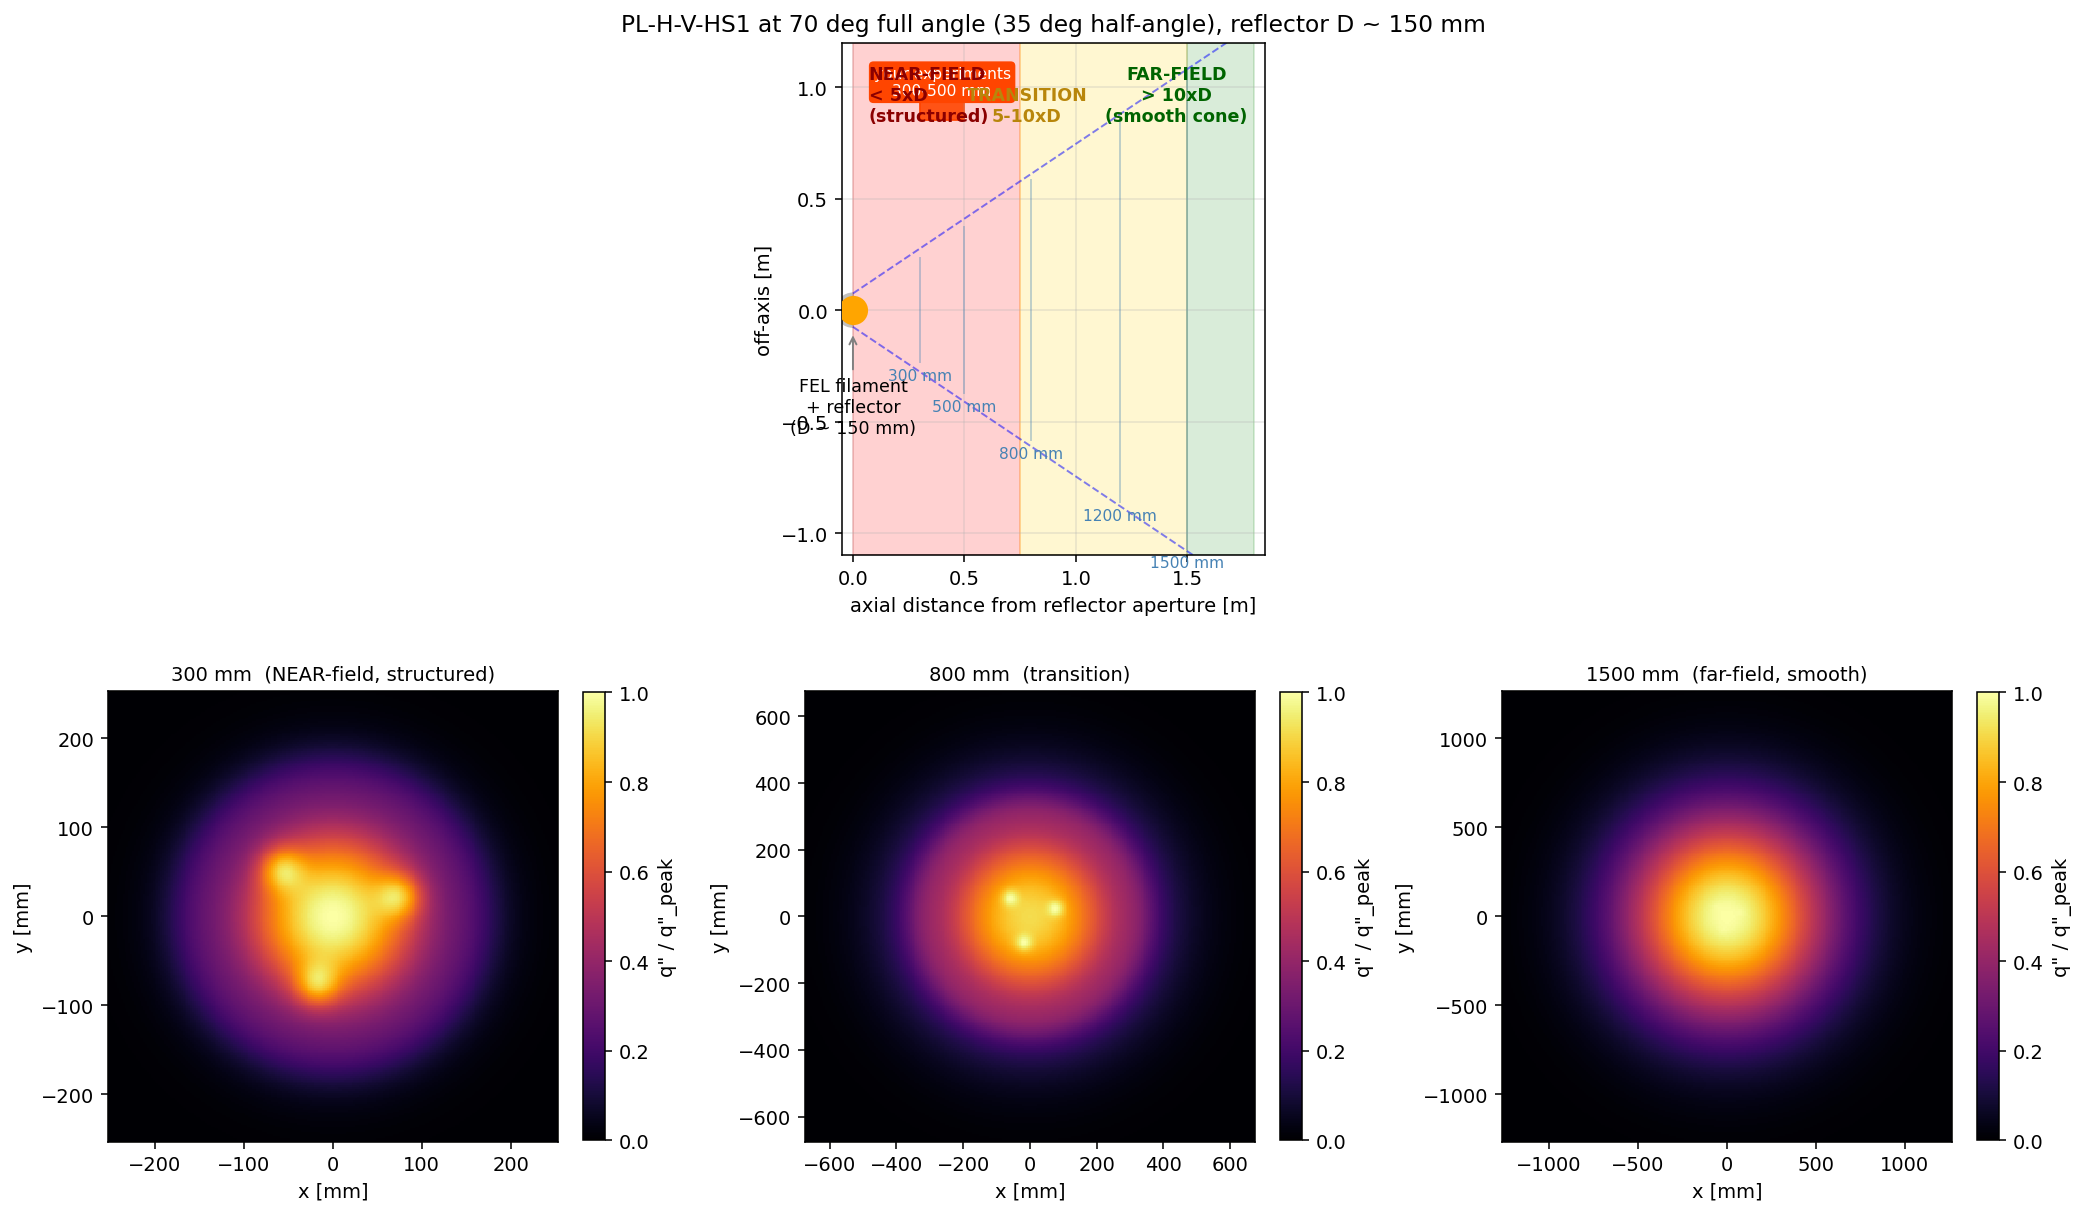

Reproduce this figure in Python.
"""
Near/far-field beam-geometry explainer for the PL-H-V-HS1 at 70°.

Produces a six-panel figure illustrating:
  A) side-view schematic with near-/transition/far-field zones
  B-D) 2D normalised intensity at 300 mm, 800 mm, 1500 mm
  E) 1D normalised profile comparison across distances
  F) peak flux x distance squared (should be flat in far-field)
"""

import numpy as np
import matplotlib.pyplot as plt
from matplotlib.patches import Wedge

D_APERT = 0.15
HALF_ANGLE_70 = np.deg2rad(35)

def reflector_beam(distance, n=240):
    """Stylised q''(x,y) for a non-crossover reflector lamp.
    Far-field -> 2D Gaussian. Near-field -> Gaussian * (1 + ring + asymmetric hot spots),
    structure amplitude decays as exp(-(d/5D)^2)."""
    field = max(2 * distance * np.tan(HALF_ANGLE_70) * 1.2, 0.3)
    x = np.linspace(-field/2, field/2, n)
    X, Y = np.meshgrid(x, x)
    R = np.sqrt(X**2 + Y**2)
    w = distance * np.tan(HALF_ANGLE_70) * 0.55
    envelope = np.exp(-(R/w)**2)
    nf = np.exp(-(distance / (5*D_APERT))**2)   # near-field weighting
    ring_r = D_APERT/2 + distance * np.tan(np.deg2rad(18))
    ring_w = 0.025 + distance*0.04
    ring = np.exp(-((R - ring_r)/ring_w)**2)
    asym = np.zeros_like(R)
    for k in range(3):
        a = k * 2*np.pi/3 + 0.3
        cx, cy = 0.55*D_APERT*np.cos(a), 0.55*D_APERT*np.sin(a)
        asym += np.exp(-((X-cx)**2 + (Y-cy)**2)/(0.025**2))
    structure = 0.75*ring + 0.55*asym
    I = envelope * (1 + nf * structure)
    return X, Y, I / distance**2, field

fig = plt.figure(figsize=(15, 9))

# ---- A: schematic ----
axA = plt.subplot2grid((2, 3), (0, 0), colspan=3)
axA.add_patch(Wedge((0, 0), D_APERT/2, 90, 270, width=0.02, color='silver'))
axA.plot(0, 0, 'o', color='orange', markersize=14, zorder=10)
axA.annotate('FEL filament\n+ reflector\n(D ~ 150 mm)', xy=(0, -D_APERT/2-0.02),
             xytext=(0, -0.55), ha='center', fontsize=9,
             arrowprops=dict(arrowstyle='->', color='gray'))

# zones
axA.axvspan(0, 5*D_APERT, alpha=0.18, color='red')
axA.axvspan(5*D_APERT, 10*D_APERT, alpha=0.18, color='gold')
axA.axvspan(10*D_APERT, 1.8, alpha=0.15, color='green')

# user's range highlighted on top
axA.axvspan(0.3, 0.5, ymin=0.85, ymax=0.95, color='orangered', alpha=0.9)
axA.text(0.4, 0.95, 'your experiments\n300-500 mm', color='white',
         ha='center', va='bottom', fontsize=8,
         bbox=dict(boxstyle='round', facecolor='orangered', edgecolor='none'))

# beam cone
for sign in [1, -1]:
    axA.plot([0, 1.8], [sign*D_APERT/2, sign*(1.8*np.tan(HALF_ANGLE_70) + D_APERT/2*0.3)],
             'b--', alpha=0.5, lw=1)

# example distance lines and beam diameter labels
for d in [0.3, 0.5, 0.8, 1.2, 1.5]:
    r = d * np.tan(HALF_ANGLE_70) + D_APERT/2*0.3
    axA.plot([d, d], [-r, r], color='steelblue', alpha=0.35, lw=1)
    axA.text(d, -r - 0.08, f'{int(d*1000)} mm', ha='center', fontsize=8, color='steelblue')

axA.text(0.07, 0.85, 'NEAR-FIELD\n< 5xD\n(structured)', color='darkred',
         fontsize=9, ha='left', weight='bold')
axA.text(0.78, 0.85, 'TRANSITION\n5-10xD', color='darkgoldenrod',
         fontsize=9, ha='center', weight='bold')
axA.text(1.45, 0.85, 'FAR-FIELD\n> 10xD\n(smooth cone)', color='darkgreen',
         fontsize=9, ha='center', weight='bold')

axA.set_xlim(-0.05, 1.85)
axA.set_ylim(-1.1, 1.2)
axA.set_xlabel('axial distance from reflector aperture [m]')
axA.set_ylabel('off-axis [m]')
axA.set_title('PL-H-V-HS1 at 70 deg full angle (35 deg half-angle), reflector D ~ 150 mm')
axA.grid(alpha=0.3)
axA.set_aspect('equal')

# ---- B,C,D: 2D maps ----
for i, d in enumerate([0.3, 0.8, 1.5]):
    ax = plt.subplot2grid((2, 3), (1, i))
    X, Y, I, _ = reflector_beam(d)
    Inorm = I / I.max()
    im = ax.pcolormesh(X*1000, Y*1000, Inorm, cmap='inferno',
                       shading='auto', vmin=0, vmax=1)
    ax.set_aspect('equal')
    label = {0.3: '300 mm  (NEAR-field, structured)',
             0.8: '800 mm  (transition)',
             1.5: '1500 mm  (far-field, smooth)'}[d]
    ax.set_title(label, fontsize=10)
    ax.set_xlabel('x [mm]')
    ax.set_ylabel('y [mm]')
    plt.colorbar(im, ax=ax, label='q\" / q\"_peak', fraction=0.045)

plt.tight_layout()
plt.savefig('near_far_field_explainer.png', dpi=140, bbox_inches='tight')

# === Second figure: 1D profiles & peak-vs-distance ===
fig2, (ax1, ax2) = plt.subplots(1, 2, figsize=(13, 4.5))

ds_profile = [0.3, 0.4, 0.5, 0.8, 1.2, 1.5]
cmap = plt.cm.viridis(np.linspace(0, 0.9, len(ds_profile)))
for d, c in zip(ds_profile, cmap):
    X, Y, I, _ = reflector_beam(d)
    mid = I.shape[0]//2
    prof = I[mid, :]
    # plot vs x normalised by beam width so shapes can be compared directly
    x_norm = X[mid, :] / (d * np.tan(HALF_ANGLE_70))
    ax1.plot(x_norm, prof/prof.max(), color=c, lw=1.6, label=f'{int(d*1000)} mm')
ax1.set_xlabel('x / (d * tan35) -- normalised off-axis position')
ax1.set_ylabel('q\" / q\"_peak')
ax1.set_title('Normalised profile (overlays only in far-field)')
ax1.legend(fontsize=8, ncol=2)
ax1.grid(alpha=0.3)
ax1.set_xlim(-1.3, 1.3)

# peak * d^2 should be a constant in far-field
dd = np.linspace(0.15, 2.0, 80)
peaks = []
for d in dd:
    _, _, I, _ = reflector_beam(d)
    peaks.append(I.max() * d**2)
peaks = np.array(peaks)
ax2.plot(dd*1000, peaks/peaks[-1], 'k-', lw=2.2)
ax2.axhline(1.0, color='green', ls='--', alpha=0.7, label='ideal 1/d^2')
ax2.axvspan(300, 500, color='orange', alpha=0.3, label='your range (300-500 mm)')
ax2.axvline(5*D_APERT*1000, color='red', ls=':', alpha=0.8, label='5xD = 750 mm')
ax2.axvline(10*D_APERT*1000, color='goldenrod', ls=':', alpha=0.8, label='10xD = 1500 mm')
ax2.set_xlabel('distance from aperture [mm]')
ax2.set_ylabel('q\"_peak x d^2  (normalised to far-field)')
ax2.set_title('Inverse-square scaling breaks down in near-field')
ax2.legend(fontsize=8, loc='lower right')
ax2.grid(alpha=0.3)

plt.tight_layout()
plt.savefig('near_far_field_profiles.png', dpi=140, bbox_inches='tight')

print('Saved: near_far_field_explainer.png')
print('Saved: near_far_field_profiles.png')
